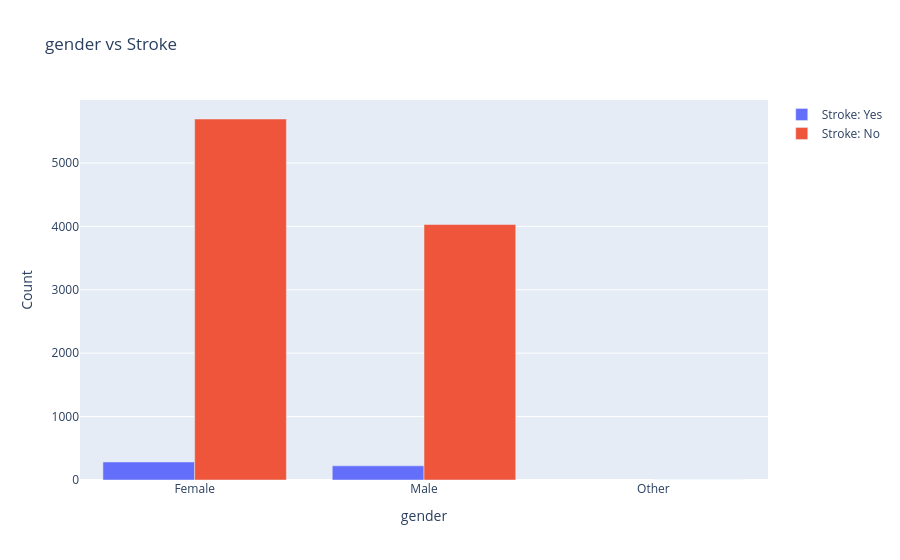

Here is the notebook cell this chart was saved with:
### Markdown cell above
**Bivariate Analysis**

### Code cell
bivariate = ["gender", "hypertension", "heart_disease", "smoking_status", "avg_glucose_category"]

for col in bivariate:
    stroke_yes = df[df["stroke"] == "Yes"][col].value_counts()
    stroke_no = df[df["stroke"] == "No"][col].value_counts()
    
    fig = go.Figure()
    fig.add_trace(go.Bar(name="Stroke: Yes", x=stroke_yes.index, y=stroke_yes.values))
    fig.add_trace(go.Bar(name="Stroke: No", x=stroke_no.index, y=stroke_no.values))
    
    fig.update_layout(barmode='group', title=f"{col} vs Stroke", xaxis_title=col, yaxis_title="Count")
    fig.show()

### Figure 1 — Plotly figure (JSON) as saved in the notebook; plotly's stock layout.template omitted (floating-point values rounded to 4 significant figures)
{"data": [{"name": "Stroke: Yes", "type": "bar", "x": ["Female", "Male"], "y": [284, 223]}, {"name": "Stroke: No", "type": "bar", "x": ["Female", "Male", "Other"], "y": [5693, 4029, 1]}], "layout": {"barmode": "group", "title": {"text": "gender vs Stroke"}, "xaxis": {"title": {"text": "gender"}}, "yaxis": {"title": {"text": "Count"}}}}
